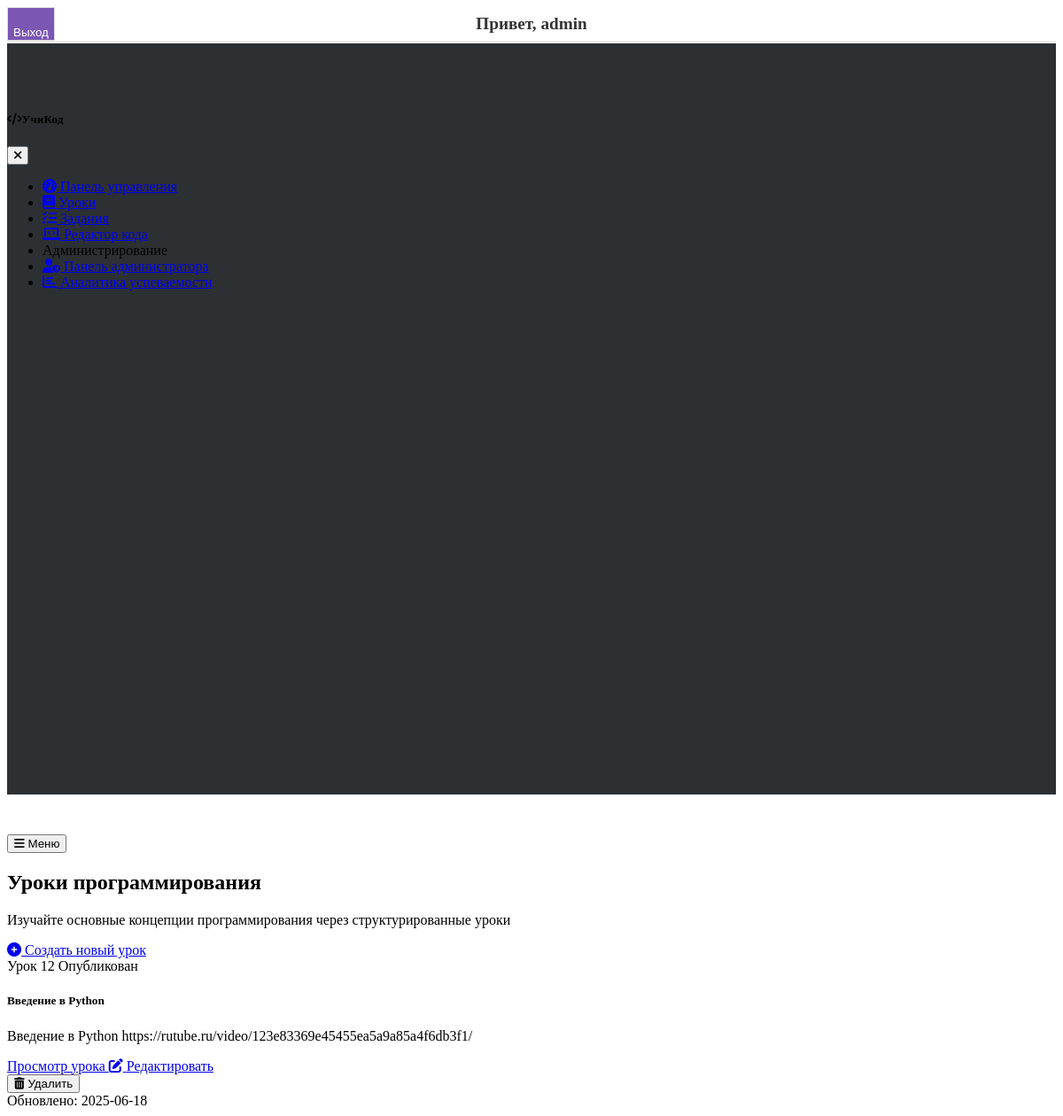
The app's page /lessons (signed in) with its own data.
### models.py (models this page shows, shortened)
class User(UserMixin, db.Model):
    id = db.Column(db.Integer, primary_key=True)
    username = db.Column(db.String(120), unique=True, nullable=False)
    password = db.Column(db.String(60), nullable=False)
    is_active = db.Column(db.Boolean, default=True)  # Добавлен атрибут is_active

class Lesson(db.Model):
    __tablename__ = 'lesson'
    id = db.Column(db.Integer, primary_key=True)
    title = db.Column(db.String(120), nullable=False)
    content = db.Column(db.Text, nullable=False)
    order = db.Column(db.Integer, nullable=False)
    is_published = db.Column(db.Boolean, default=False)
    date_created = db.Column(db.DateTime, default=datetime.utcnow)
    date_updated = db.Column(db.DateTime, default=datetime.utcnow, onupdate=datetime.utcnow)
    is_completed = db.Column(db.Boolean, default=False)
    date_completed = db.Column(db.DateTime, nullable=True)

### app.py (the view)
@app.route('/lessons')
@login_required
def lessons():
    lessons = Lesson.query.all()  # Получаем все уроки из базы данных
    return render_template('lessons.html', lessons=lessons)

### app.py (called while the page is built)
@login_manager.user_loader
def load_user(user_id):
    return User.query.get(int(user_id))

### templates/lessons.html (shortened to what this page needs)
{% extends "layout.html" %}
{% block content %}
<div class="container">
    <div class="row mb-4">
        <div class="col-md-8">
            <h2 class="mb-0">Уроки программирования</h2>
            <p class="text-muted">Изучайте основные концепции программирования через структурированные уроки</p>
        </div>
        <div class="col-md-4 text-md-end">
            <a href="{{ url_for('new_lesson') }}" class="btn btn-primary">
                <i class="fas fa-plus-circle me-2"></i> Создать новый урок
            </a>
        </div>
    </div>
    {% if lessons %}
    <div class="row row-cols-1 row-cols-md-2 row-cols-lg-3 g-4">
        {% for lesson in lessons %}
        <div class="col">
            <div class="card card-lesson">
                <div class="card-body">
                    <div class="d-flex justify-content-between align-items-center mb-2">
                        <span class="badge bg-primary">Урок {{ lesson.order }}</span>
                        <span class="badge bg-success">Опубликован</span>
                    </div>
                    <h5 class="card-title">{{ lesson.title }}</h5>
                    <p class="card-text text-muted">
                        {{ lesson.content[:100] + '...' if lesson.content|length > 100 else lesson.content }}
                    </p>
                    <div class="d-flex justify-content-between align-items-center mt-3">
                        <a href="{{ url_for('lesson_detail', lesson_id=lesson.id) }}" class="btn btn-sm btn-primary">
                            Просмотр урока
                        </a>
                        <a href="{{ url_for('edit_lesson', lesson_id=lesson.id) }}" class="btn btn-sm btn-outline-secondary">
                            <i class="fas fa-edit"></i> Редактировать
                        </a>
                        <form action="{{ url_for('delete_lesson', lesson_id=lesson.id) }}" method="POST" class="ms-2">
                            <button type="submit" class="btn btn-sm btn-danger">
                                <i class="fas fa-trash-alt"></i> Удалить
                            </button>
                        </form>
                    </div>
                </div>
                <div class="card-footer text-muted small">
                    Обновлено: {{ lesson.date_updated.strftime('%Y-%m-%d') }}
                </div>
            </div>
        </div>
        {% endfor %}
    </div>
    {% endif %}
</div>
{% endblock %}

### templates/layout.html (shortened to what this page needs)
<!DOCTYPE html>
<html lang="ru" data-bs-theme="dark">
<head>
    <link rel="stylesheet" href="https://cdn.replit.com/agent/bootstrap-agent-dark-theme.min.css">
    <link rel="stylesheet" href="https://cdnjs.cloudflare.com/ajax/libs/font-awesome/6.0.0/css/all.min.css">
    <link rel="stylesheet" href="https://cdnjs.cloudflare.com/ajax/libs/codemirror/5.65.2/codemirror.min.css">
    <link rel="stylesheet" href="https://cdnjs.cloudflare.com/ajax/libs/codemirror/5.65.2/theme/darcula.min.css">
    <link rel="stylesheet" href="{{ url_for('static', filename='css/custom.css') }}">
</head>
<body>
<nav class="navbar navbar-expand-lg navbar-light custom-navbar">
    <div class="container">
        <div class="d-flex">
            {% if current_user.is_authenticated %}
                <div class="navbar-text-overlay">
                    Привет, {{ current_user.username }}
                </div>
                <form action="{{ url_for('logout') }}" method="post">
                    <button class="btn btn-light" type="submit" style="background-color: #7b56b2; color: white;">
                        Выход
                    </button>
                </form>
            {% else %}
                <a class="btn btn-light" href="{{ url_for('login') }}" style="background-color: #7b56b2; color: white;">Войти</a>
            {% endif %}
        </div>
    </div>
</nav>
    <div class="container-fluid">
        <div class="row">
            <div class="col-md-3 col-lg-2 d-md-block sidebar" id="sidebar-menu">
                <div class="sidebar-sticky">
                    <div class="d-flex justify-content-between align-items-center p-3 mb-3 border-bottom">
                        <h5 class="m-0"><i class="fas fa-code me-2"></i>УчиКод</h5>
                        <button class="btn btn-link d-md-none" type="button" aria-label="Close sidebar">
                            <i class="fas fa-times"></i>
                        </button>
                    </div>
                    <ul class="nav flex-column">
                        <li class="nav-item">
                            <a class="nav-link {% if request.path == '/dashboard' %}active{% endif %}" href="{{ url_for('dashboard') }}">
                                <i class="fas fa-tachometer-alt me-2"></i> Панель управления
                            </a>
                        </li>
                        <li class="nav-item">
                            <a class="nav-link {% if request.path == '/lessons' %}active{% endif %}" href="{{ url_for('lessons') }}">
                                <i class="fas fa-book me-2"></i> Уроки
                            </a>
                        </li>
                        <li class="nav-item">
                            <a class="nav-link {% if request.path == '/assignments' %}active{% endif %}" href="{{ url_for('assignments') }}">
                                <i class="fas fa-tasks me-2"></i> Задания
                            </a>
                        </li>
                        <li class="nav-item">
                            <a class="nav-link {% if request.path == '/code_editor' %}active{% endif %}" href="{{ url_for('code_editor') }}">
                                <i class="fas fa-laptop-code me-2"></i> Редактор кода
                            </a>
                        </li>
                        <li class="nav-item mt-3">
                            <div class="sidebar-heading px-3 py-2">
                                <span class="text-muted text-uppercase">Администрирование</span>
                            </div>
                        </li>
                        <li class="nav-item">
                            <a class="nav-link {% if request.path == '/admin_panel' %}active{% endif %}" href="{{ url_for('admin_panel') }}">
                                <i class="fas fa-user-shield me-2"></i> Панель администратора
                            </a>
                        </li>
                        <li class="nav-item">
                            <a class="nav-link {% if request.path == '/analytics' %}active{% endif %}" href="{{ url_for('analytics_dashboard') }}">
                                <i class="fas fa-chart-bar me-2"></i> Аналитика успеваемости
                            </a>
                        </li>
                    </ul>
                </div>
            </div>
            <main class="col-md-9 ms-sm-auto col-lg-10 px-md-4 main-content">
                <div class="d-flex justify-content-between flex-wrap flex-md-nowrap align-items-center pt-3 pb-2 mb-3 border-bottom">
                    <div class="btn-toolbar mb-2 mb-md-0">
                        <button class="btn btn-sm btn-outline-secondary d-md-none" id="mobile-menu-toggle">
                            <i class="fas fa-bars"></i> Меню
                        </button>
                    </div>
                </div>
                {% block content %}{% endblock %}
            </main>
        </div>
    </div>
</body>
</html>

### templates/custom.css (style rules this page uses)
.sidebar { height: 100%; min-height: 100vh; position: sticky; top: 0; z-index: 100; padding: 48px 0 0; box-shadow: inset -1px 0 0 rgba(0, 0, 0, .1); }
.sidebar-sticky { position: relative; top: 0; height: calc(100vh - 48px); padding-top: 0.5rem; overflow-x: hidden; overflow-y: auto; }
.main-content { padding-top: 1.5rem; }
[data-bs-theme=dark] .sidebar { background-color: rgba(33, 37, 41, 0.95); }
.custom-navbar { background-color: #ffffff; border-bottom: 3px solid #f0f0f0; position: relative; }
.navbar-text-overlay { position: absolute; top: 50%; left: 50%; transform: translate(-50%, -50%); color: #333333; font-size: 1.2rem; font-weight: bold; z-index: 10; }
.custom-navbar .btn-light { background-color: #f8f9fa; color: #333; border: 1px solid #ddd; padding-top: 20px; }
.card-lesson { height: 100%; transition: transform 0.2s, box-shadow 0.2s; }

### records on screen
User: username "admin"
Lesson: order "12", title "Введение в Python", content "Введение в Python https://rutube.ru/video/123e83369e45455ea5a9a85a4f6db3f1/", date_updated "2025-06-18"
